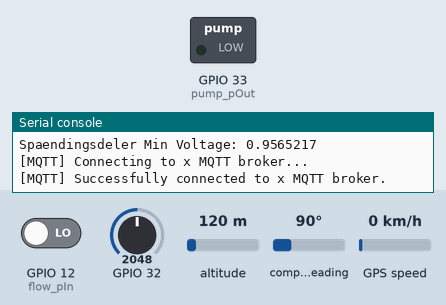
Bench run of a program on a simulated ESP32 board running MicroPython. On the bench: switched loads named in the program (green lamp = pin HIGH), the last lines printed to the serial console. The test bench sets the inputs (shaded band); at power-on: GPIO 12 (flow_pIn) LOW, GPIO 32 = 2048, altitude 120 m, compass heading 90°, GPS speed 0 km/h (analog values on the 0–4095 scale). WiFi joins after 1.5 s; files the program writes start out absent; the GPS gets a fix after 3 s at 37.7749, -122.4194 with 8 satellites; no MQTT or app messages arrive unless stated; values from a settings file that is not in the repository are placeholders; threads take turns every 2 ms.

Above: at 2.8 s.
2.9 s: GPIO 12 (flow_pIn) driven HIGH
At 3.4 s:
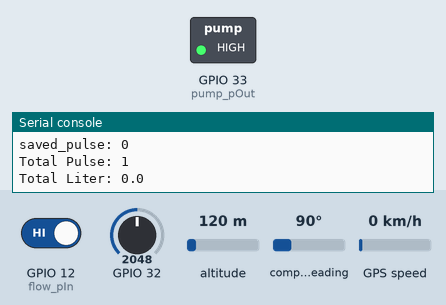
Timing chart, 0 to 13.2 s (numbered marks = the images above; inputs shaded):
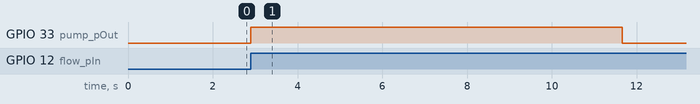

The program:

main.py
```python
########################################
# OWN MODULES
from adc_sub import ADC_substitute
from battery_status import Battery_Status
from pump_control import Pump_Control
from gps_stuff import GPS_Stuff
from flow_sensor import Flow_Sensor
import mqtt_sender


#import umqtt_robust2 as mqtt
import _thread

from machine import ADC, Pin
from time import ticks_ms, sleep
import sys

#########################################################################
# CONFIGURATION

PIN_BAT = 32
PIN_PUMP = 33
PIN_FLOWSENSOR = 12
MQTT_TOPIC_BATTERY = "mqtt_bat"
MQTT_TOPIC_LITER = "mqtt_liter"


#########################################################################
# OBJECTS

battery_subadc = ADC_substitute(PIN_BAT)  # The battery object
Battery = Battery_Status(battery_subadc)

pump_pOut = Pin(PIN_PUMP, Pin.OUT)
Pump = Pump_Control(pump_pOut)

GPS = GPS_Stuff()

Flow = Flow_Sensor(Pump)


#########################################################################
# Global variables

battery_pct = 0
prev_bat_pct = 0
gps_data = 0
liter = 0
prev_liter = 0

# Registrerer PIN_FLOWSENSOR som en input interrupt.
flow_pIn = Pin(PIN_FLOWSENSOR, Pin.IN)
flow_pIn.irq(trigger=Pin.IRQ_RISING, handler=Flow.callback)


#########################################################################
# STUFF TO RUN ONCE
mqtt_sender.client = mqtt_sender.connect_to_broker() # Connect to MQTT

try:
    file = open("total_pulse.txt", "x") # Ensures that the liter.txt file exists.
    file.close()
except:
    print("File already exists")

#########################################################################
# PROGRAM


battery_status_start = ticks_ms()
battery_status_period_ms = 1000 # 1000ms = 1s

pump_control_start = ticks_ms()
pump_control_period_ms = 10000 # 1000ms = 1s

gps_stuff_start = ticks_ms()
gps_stuff_period_ms = 5000

mqtt_sender_start = ticks_ms()
mqtt_sender_period_ms = 5000

mqtt_connect_start = ticks_ms()
mqtt_connect_period_ms = 20000

flow_sensor_start = ticks_ms()
flow_sensor_period_ms = 1000


#------------------------------------------------------
# MQTT sender thread

def mqtt_thread():
    #mqtt_sender.client = mqtt_sender.connect_to_broker() # Connect to MQTT
    while True:
        try:
            global mqtt_connect_start, mqtt_connect_period_ms, mqtt_sender_start, mqtt_sender_period_ms
            if ticks_ms() - mqtt_connect_start > mqtt_connect_period_ms:
                mqtt_connect_start = ticks_ms()
                # Check connection
                try:
                    print("[MQTT] Checking connection.")
                    mqtt_sender.client.connect()
                    print("[MQTT] Connection OK.")
                except:
                    print("[MQTT] Connection failed. Reconnecting...")
                    mqtt_sender.client = mqtt_sender.connect_to_broker() # Connect to MQTT


            if ticks_ms() - mqtt_sender_start > mqtt_sender_period_ms:
                mqtt_sender_start = ticks_ms()

                global battery_pct, prev_bat_pct, MQTT_TOPIC_BATTERY
                # Send data if there is a change (this principle saves power)
                if battery_pct != prev_bat_pct:
                    gps_time = GPS.get_gps_time()
                    data_string = f"{battery_pct} | {gps_time}" # The data to send. CHANGE IT! (Added the "sensor_id")

                    mqtt_sender.send_message(data_string, MQTT_TOPIC_BATTERY)

                    # Update the previous values for use next time
                    prev_bat_pct = battery_pct
                    print(data_string)

                global liter, prev_liter, MQTT_TOPIC_LITER
                # Send data if there is a change (this principle saves power)
                if liter >= 1:

                    gps_time = GPS.get_gps_time()
                    liter_data_string = f"{liter} | {gps_time}" # The data to send. CHANGE IT! (Added the "sensor_id")

                    mqtt_sender.send_message(liter_data_string, MQTT_TOPIC_LITER)

                    Flow.reset_saved_liter()
                    # Update the previous values for use next time
                    prev_liter = liter
                    print(liter_data_string)


        except KeyboardInterrupt:
            print('Ctrl-C pressed...exiting')
            mqtt_sender.client.disconnect()
            sys.exit()

_thread.start_new_thread(mqtt_thread, ())


#------------------------------------------------------
# Main program
while True:
    try:

        #------------------------------------------------------
        # Flow Sensor
        if ticks_ms() - flow_sensor_start > flow_sensor_period_ms:
            flow_sensor_start = ticks_ms()

            liter = Flow.get_total_liter()
            print("Total Liter:", liter)

        #------------------------------------------------------
        # Battery Status
        if ticks_ms() - battery_status_start > battery_status_period_ms:
            battery_status_start = ticks_ms()

            battery_pct = Battery.get_battery_pct()
            print("Batteri procent:", battery_pct, "%")


        #------------------------------------------------------
        # Pump Controller

        if ticks_ms() - pump_control_start > pump_control_period_ms:
            pump_control_start = ticks_ms()

            # Runs the pump controller code on an interval. Ensuring that the pump turns off.
            Pump.controller(Flow.pulse)
            #Pump.pump_control()
            #Pump.pump_test()

        #------------------------------------------------------
        # GPS Stuff

        if ticks_ms() - gps_stuff_start > gps_stuff_period_ms:
            gps_stuff_start = ticks_ms()

            #gps_data = GPS.get_mqtt_gps()
            #gps_time = GPS.get_gps_time()
            #print(f"GPS data: {gps_data}")

    except KeyboardInterrupt:
        print('Ctrl-C pressed...exiting')
        mqtt_sender.client.disconnect()
        sys.exit()
```

adc_sub.py
```python
# An ESP32 ADC substituting library usable from 200 mV to 2,4 V
#
# This library mitigates some of the ESP32 ADC problems:
# - noise: by averaging over 256 measurement
# - 100 mV late start, and
# - non linearity: by using own formula
#
# The library uses a fixed attenuation of 11 dB and 12 bits

from machine import ADC, Pin

class ADC_substitute():

    __adc = None

    # ADC value to voltage first degree equation coefficients
    __alpha = 0.000838616
    __beta = 0.097068


    def __init__(self, pin_adc):
        self.__adc = ADC(Pin(pin_adc))
        self.__adc.atten(ADC.ATTN_11DB)
        self.__adc.width(ADC.WIDTH_12BIT)


    def read_adc(self):
        adc_val = 0
        for i in range(256):
            adc_val += self.__adc.read()
        adc_val = adc_val >> 8

        return adc_val


    def read_voltage(self):
        adc_val = self.read_adc()

        return self.__alpha * adc_val + self.__beta
```

battery_status.py
```python
from machine import Pin
import time


########################################
# OWN MODULES


class Battery_Status:
    #########################################################################
    # INIT

    def __init__(self, battery):
        self.battery = battery


    ########################################
    # CONFIGURATION

    max_bat_voltage = 4.2
    min_bat_voltage = 3.0


    ########################################
    # OBJECTS

    #battery = self.bat_subadc  # The battery object


    ########################################
    # VARIABLES

    # Previous values
    bat_pct = None
    prev_bat_pct = -1                      # The previous battery percentage value
    buffer = []                            # Opret en tom buffer

    # Resistors
    resistor1 = 47
    resistor2 = 22
    max_spaendingsdeler_voltage_measurement = 2.07   # Ikke brugt, bare til egen info. Målt ved 4.2V input med 2x 4.7k modstande.


    ########################################
    # FUNCTIONS

    # Beregner den teoretiske maksimale spænding for spændingsdeleren.
    def calc_spaendingsdeler(U, R1, R2):
        U_out = (U * R2) / (R1 + R2)
        return U_out

    max_spaendingsdeler_voltage = calc_spaendingsdeler(max_bat_voltage, resistor1, resistor2)
    min_spaendingsdeler_voltage = calc_spaendingsdeler(min_bat_voltage, resistor1, resistor2)

    print(f"Spaendingsdeler Max Voltage: {max_spaendingsdeler_voltage}")
    print(f"Spaendingsdeler Min Voltage: {min_spaendingsdeler_voltage}")

    def get_battery_percentage(self):          # The battery voltage percentage

        # Beregn procentdelen af batteriets opladning
        percentage = ((self.battery.read_voltage() - self.min_spaendingsdeler_voltage) / (self.max_spaendingsdeler_voltage - self.min_spaendingsdeler_voltage)) * 100

        # Sørg for, at procentdelen er inden for intervallet 0% til 100%
        percentage = max(0, min(100, percentage))

        return percentage


    def calculate_average_battery(self, window_size, bat_percentage):
        self.buffer.append(bat_percentage)

        if len(self.buffer) > window_size:
            self.buffer.pop(0)  # Fjern ældste værdi, hvis bufferen er fyldt

        if not self.buffer:
            return 0  # Returner 0, hvis bufferen er tom
        return int(sum(self.buffer) / len(self.buffer))


    def get_battery_pct(self):
        bat_pct = self.calculate_average_battery(20, self.get_battery_percentage())
        return bat_pct


    def get_battery_status(self):
        bat_pct = self.calculate_average_battery(20, self.get_battery_percentage())

        # Send data if there is a change (this principle saves power)
        if bat_pct != self.prev_bat_pct:

            data_string = str(time.ticks_ms()) + '|' + str(bat_pct) # The data to send. CHANGE IT! (Added the "sensor_id")

            #print("Battery Pct: " + data_string)

            # Update the previous values for use next time
            self.prev_bat_pct = bat_pct
            print(data_string)
            
```

pump_control.py
```python
from machine import ADC, Pin
from time import sleep
import flow_sensor

class Pump_Control:
    #########################################################################
    # INIT

    def __init__(self, pOut):
        self.pOut = pOut


    ########################################
    # CONFIGURATION


    ########################################
    # OBJECTS


    ########################################
    # VARIABLES

    prev_pulse = 0

    ########################################
    # FUNCTIONS

    testvalue = 0


    def on(self):
        print("Pump on")
        self.pOut.value(1)

    def off(self):
        print("Pump off")
        self.pOut.value(0)

    def pump_test(self):
        self.testvalue = not self.testvalue
        self.pOut.value(not self.testvalue)
        print("Pump test:", self.testvalue)

    def controller(self, pulse):
        if self.prev_pulse != pulse:
            self.on()
            self.prev_pulse = pulse
        else:
            self.off()
```

gps_stuff.py
```python
class GPS_Stuff:
    from gps_bare_minimum import GPS_Minimum
    from machine import UART

    #########################################################################
    # CONFIGURATION
    gps_port = 2
    gps_speed = 9600

    #########################################################################
    # OBJECTS
    uart = UART(gps_port, gps_speed)
    gps = GPS_Minimum(uart)

    #########################################################################
    # Functions

    def get_gps_location(self):
        lat = lon = None
        if self.gps.receive_nmea_data():
            if self.gps.get_latitude() != -999.0 and self.gps.get_longitude() != -999.0 and self.gps.get_validity() == "A":
                lat = str(self.gps.get_latitude())
                lon = str(self.gps.get_longitude())
                return lat + "," + lon + "," + "0.0"
            else:
                print(f"GPS data not valid:\nlatitude: {lat}\nlongtitude: {lon}")
                return False
        else:
            # print("GPS data not available...")
            return False

    def get_gps_time(self):
        if self.gps.receive_nmea_data():
            gps_seconds = self.gps.get_utc_seconds()
            gps_minutes = self.gps.get_utc_minutes()
            gps_hours = self.gps.get_utc_hours()
            gps_day = self.gps.get_utc_day()
            gps_month = self.gps.get_utc_month()
            gps_year = self.gps.get_utc_year()
            return f"{gps_year}-{gps_month}-{gps_day}T{gps_hours}:{gps_minutes}:{gps_seconds}"
        else:
            # print("GPS data not available...")
            return False
        
```

flow_sensor.py
```python
from machine import Pin
import time

########################################
# OWN MODULES


########################################
# CONFIGURATION


########################################
# OBJECTS


########################################
# VARIABLES


########################################
# FUNCTIONS

class Flow_Sensor:
    #########################################################################
    # INIT

    def __init__(self, Pump):
        self.Pump = Pump


    ########################################
    # VARIABLES

    pulse = 0
    current_pulse = 0

    ########################################
    # FUNCTIONS

    # Denne callback funktion kaldes hver gang der detecteres en "rising edge" på indgangsbenet til flow sensoren.
    def callback(self, p):
        self.pulse = self.pulse + 1
        self.current_pulse = self.current_pulse + 1
        print('Pulse:', self.pulse)
        print('Current Pulse:', self.current_pulse)
        self.Pump.controller(self.pulse)


    # Beregner den totale mængde tappet vand baseret på pulser fra flowsensoren.
    def get_total_liter(self):
        pulse = self.current_pulse

        file = open("total_pulse.txt", "r")
        try:
            saved_pulse = int(file.read())
        except:
            print("Couldn't update prev_pulse")
            saved_pulse = 0
        print("saved_pulse:", saved_pulse)
        file.close()

        file = open("total_pulse.txt", "w")
        total_pulse = int(saved_pulse) + pulse
        file.write(f'{total_pulse}')
        file.close()
        print("Total Pulse:", total_pulse)
        self.current_pulse = 0

        liter = float(total_pulse / 450)
        return round(liter, 2)

    def get_liter(self, pulse_arg):
        liter = float(pulse_arg / 450)
        return round(liter, 2)

    # Nulstiller den gemte puls værdi. Bruges så tælling kan starte forfra efter at data er blevet sendt.
    def reset_saved_liter(self):
        file = open("total_pulse.txt", "w")
        new_pulse = 0
        file.write(f'{new_pulse}')
        file.close()
        print("Saved pulse have been reset.")
```

mqtt_sender.py
```python
# Complete project details at https://randomnerdtutorials.com/micropython-mqtt-esp32-esp8266/

# https://randomnerdtutorials.com/how-to-install-mosquitto-broker-on-raspberry-pi/
# https://pimylifeup.com/raspberry-pi-mosquitto-mqtt-server/

# RaspberryPi Mosquitto Command:
# mosquitto_sub -d -h localhost -t mqtt_data

import ubinascii
import machine, time
from umqttsimple import MQTTClient
from credentials import credentials

mqtt_server = credentials['mqtt_server']
client_id = ubinascii.hexlify(machine.unique_id())
topic_sub = b'mqtt_data'
topic_pub = b'mqtt_data'

last_message = 0
message_interval = 5
counter = 0

client = MQTTClient(client_id, mqtt_server)

mqtt_connected = False

#########################################################################
# FUNCTIONS

# def sub_cb(topic, msg):
#     print((topic, msg))
#     if topic == b'notification' and msg == b'received':
#         print('ESP received hello message')

# def connect_and_subscribe():
#     global mqtt_connected
#     try:
#         print("Connecting to %s MQTT broker..." % (mqtt_server))
#         #global client_id, mqtt_server, topic_sub
#         client = MQTTClient(client_id, mqtt_server)
#         client.set_callback(sub_cb)
#         client.connect()
#         client.subscribe(topic_sub)
#         print('Connected to %s MQTT broker, subscribed to %s topic' % (mqtt_server, topic_sub))
#         mqtt_connected = True
#         return client
#     except:
#         print("Failed to connect to MQTT broker. Continuing...")
#         mqtt_connected = False

def restart_and_reconnect():
    print('[MQTT] Failed to connect to MQTT broker. Reconnecting...')
    time.sleep(10)
    machine.reset()

from time import ticks_ms

def connect_to_broker():
    try:
        print("[MQTT] Connecting to %s MQTT broker..." % (mqtt_server))
        client = MQTTClient(client_id, mqtt_server)
        client.connect()
        print('[MQTT] Successfully connected to %s MQTT broker.' % (mqtt_server))
        return client
    except OSError as e:
        print("[MQTT] Failed to connect to %s MQTT broker." % (mqtt_server))
        client = MQTTClient(client_id, mqtt_server)
        return client

# def run_once():
#     try:
#         client = connect_and_subscribe()
#     except OSError as e:
#         restart_and_reconnect()


def send_message(msg, topic):
    try:
        #client = MQTTClient(client_id, mqtt_server)
        #client.connect()
        client.publish(topic, msg)
        print(f"[MQTT] Topic: {topic} | Message: {msg}")
    except OSError as e:
        # restart_and_reconnect()
        print(f"[MQTT] Message not sent. Topic: {topic} | Message: {msg}")
```

boot.py
```python
# This is all code for establishing network connection in preperation for MQTT communication.
# Complete project details at https://randomnerdtutorials.com/micropython-mqtt-esp32-esp8266/

import network
import esp
esp.osdebug(None)
import gc
gc.collect()


from credentials import credentials

# try:
#     ssid = credentials['ssid']
#     password = credentials['password']

#     station = network.WLAN(network.STA_IF)

#     station.active(True)
#     station.connect(ssid, password)

#     while station.isconnected() == False:
#         pass
#     print('Connection successful')
#     print(station.ifconfig())

# except: # Except tilføjet for at lade koden køre uden forbindelse til netværk.
#     print("Network connection failed.")

ssid = credentials['ssid']
password = credentials['password']

station = network.WLAN(network.STA_IF)

try:
    station.active(True)
    station.connect(ssid, password)

    while station.isconnected() == False:
        pass

    print('Connection successful')
    print(station.ifconfig())

except: # Except tilføjet for at lade koden køre uden forbindelse til netværk.
    print("Network connection failed.")
```

Source omitted: gps_bare_minimum.py (5557 bytes)

Measured:
- after the input at 2.9 s, GPIO 33 (pump_pOut): LOW → HIGH at once, → LOW 8.8 s later
